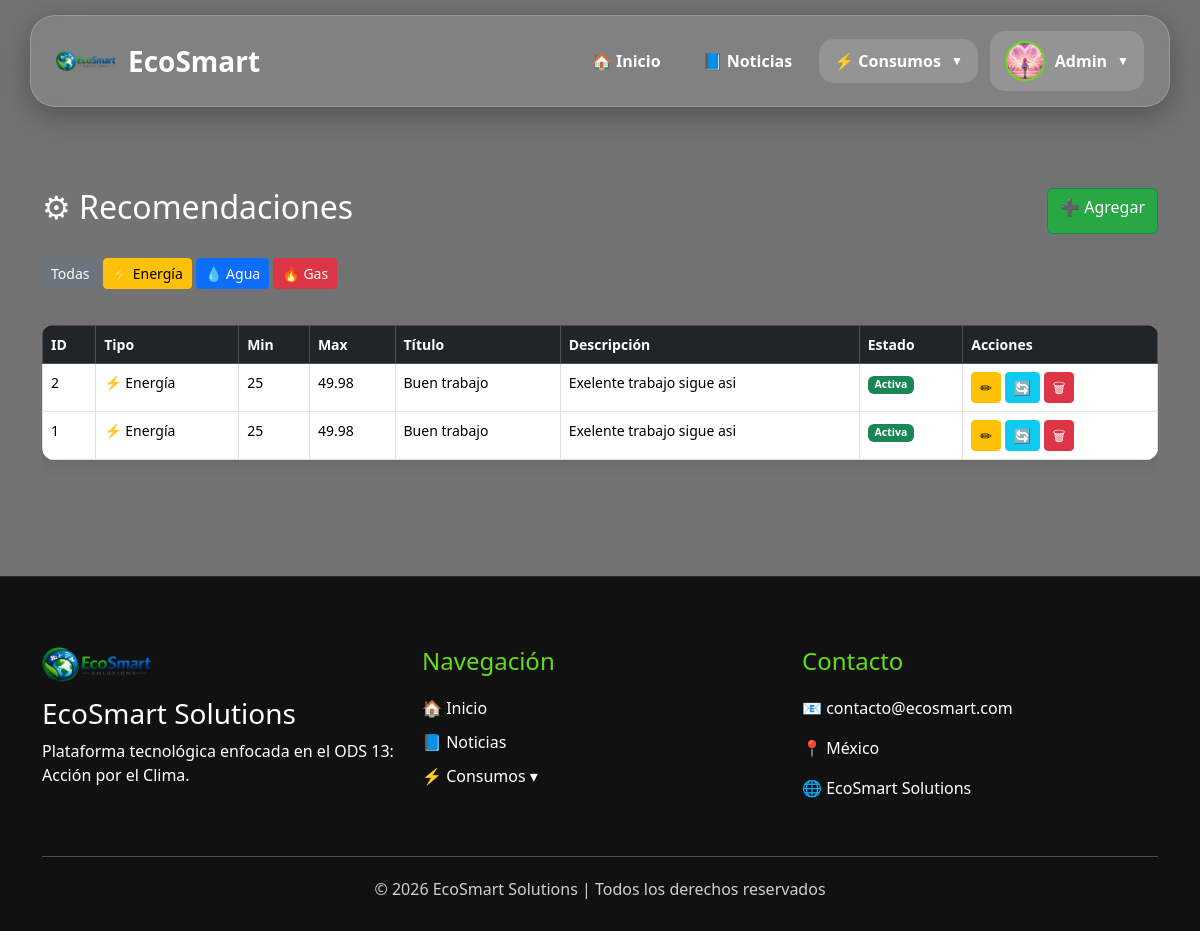
/admin/recomendaciones.php (signed in), run on the app's committed database.
### tables this page shows
CREATE TABLE `recomendaciones` (
  `id` int(11) NOT NULL,
  `tipo` enum('energia','agua','gas') DEFAULT NULL,
  `consumo_min` float DEFAULT NULL,
  `consumo_max` float DEFAULT NULL,
  `titulo` varchar(100) DEFAULT NULL,
  `descripcion` text DEFAULT NULL,
  `activa` tinyint(1) DEFAULT NULL
);

### admin/recomendaciones.php (the view, shortened to what this page needs)
<?php
include "../config/conexion.php";
$filtro = "";
$sql = "SELECT * FROM recomendaciones $filtro ORDER BY id DESC";
$resultado = mysqli_query($conexion, $sql);
include "../includes/header.php";
include "../includes/navbar.php";
?>
<div class="container mt-5">
    <div class="d-flex justify-content-between mb-4">
        <h2>⚙ Recomendaciones</h2>
        <a href="agregar_recomendacion.php" class="btn btn-success">
            ➕ Agregar
        </a>
    </div>
    <div class="mb-3">
        <a href="recomendaciones.php" class="btn btn-secondary btn-sm">Todas</a>
        <a href="?tipo=energia" class="btn btn-warning btn-sm">⚡ Energía</a>
        <a href="?tipo=agua" class="btn btn-primary btn-sm">💧 Agua</a>
        <a href="?tipo=gas" class="btn btn-danger btn-sm">🔥 Gas</a>
    </div>
    <div class="table-responsive">
        <table class="table table-bordered table-hover">
            <thead class="table-dark">
                <tr>
                    <th>ID</th>
                    <th>Tipo</th>
                    <th>Min</th>
                    <th>Max</th>
                    <th>Título</th>
                    <th>Descripción</th>
                    <th>Estado</th>
                    <th>Acciones</th>
                </tr>
            </thead>
            <tbody>
            <?php if (mysqli_num_rows($resultado) > 0): ?>
                <?php while ($r = mysqli_fetch_assoc($resultado)): ?>
                    <tr>
                        <td><?= $r['id'] ?></td>
                        <td>
                            <?= match($r['tipo']) {
                                'energia' => '⚡ Energía',
                                'agua' => '💧 Agua',
                                'gas' => '🔥 Gas',
                                default => $r['tipo']
                            } ?>
                        </td>
                        <td><?= $r['consumo_min'] ?></td>
                        <td><?= $r['consumo_max'] ?></td>
                        <td><?= htmlspecialchars($r['titulo']) ?></td>
                        <td><?= htmlspecialchars($r['descripcion']) ?></td>
                        <td>
                            <?php if ($r['activa']): ?>
                                <span class="badge bg-success">Activa</span>
                            <?php else: ?>
                                <span class="badge bg-secondary">Inactiva</span>
                            <?php endif; ?>
                        </td>
                        <td>
                            <a href="editar_recomendacion.php?id=<?= $r['id'] ?>" class="btn btn-warning btn-sm">
                                ✏
                            </a>
                            <a href="?toggle=<?= $r['id'] ?>" class="btn btn-info btn-sm">
                                🔄
                            </a>
                            <a href="eliminar_recomendacion.php?id=<?= $r['id'] ?>"
                               class="btn btn-danger btn-sm"
                               onclick="return confirm('¿Eliminar?')">
                                🗑
                            </a>
                        </td>
                    </tr>
                <?php endwhile; ?>
            <?php else: ?>
                <tr>
                    <td colspan="8" class="text-center">Sin recomendaciones</td>
                </tr>
            <?php endif; ?>
            </tbody>
        </table>
    </div>
</div>
<?php include "../includes/footer.php"; ?>

### assets/css/main.css (style rules this page uses)
* { margin:0; padding:0; box-sizing:border-box; }
html { scroll-behavior:smooth; }
body { padding-top:140px; font-family:'Segoe UI',sans-serif; background: linear-gradient( rgba(0,0,0,.55), rgba(0,0,0,.55) ), url('https://images.unsplash.com/photo-1497436072909-f5e4be8c8e8d'); background-size:cover; background-position:center; background-attachment:fixed; color:white; }

### assets/css/noticias_admin.css (style rules this page uses)
.btn-success { background: #28a745; color: #fff; }
.btn-warning { background: #ffc107; color: #000; }
.btn-danger { background: #dc3545; color: #fff; }
table { width: 100%; border-collapse: collapse; margin-top: 20px; background: #090707; border-radius: 12px; overflow: hidden; box-shadow: 0 6px 20px rgba(0,0,0,0.08); }
table th { background: #111827; color: white; padding: 14px; text-align: left; font-size: 14px; }
table td { padding: 12px; border-bottom: 1px solid #eee; font-size: 14px; }
a { text-decoration: none; }

### data on the page
recomendaciones: id "2", tipo "⚡ Energía", consumo_min "25", consumo_max "49.98", titulo "Buen trabajo", descripcion "Exelente trabajo sigue asi", activa "Activa"
recomendaciones: id "1", tipo "⚡ Energía", consumo_min "25", consumo_max "49.98", titulo "Buen trabajo", descripcion "Exelente trabajo sigue asi", activa "Activa"

### other printed values
$_SESSION['usuario'] "Admin"
